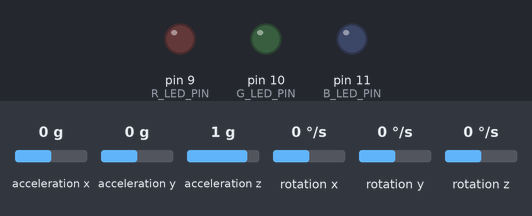
A sketch run on a simulated Arduino Uno, built with avr-gcc and run on an emulated ATmega328P. On the bench: output pins drawn as LEDs (lit = HIGH). The inputs (shaded band) are chosen by the test bench; at power-on: acceleration x 0 g, acceleration y 0 g, acceleration z 1 g, rotation x 0 °/s, rotation y 0 °/s, rotation z 0 °/s. What the sketch prints to the serial monitor is not drawn.

Above: at 1.2 s.
1.3 s: acceleration x set to 0.2 g
2.8 s: acceleration x set to 0.5 g
At 4.0 s:
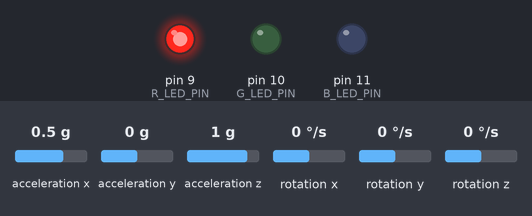
4.3 s: acceleration x set to 0.8 g
At 5.3 s:
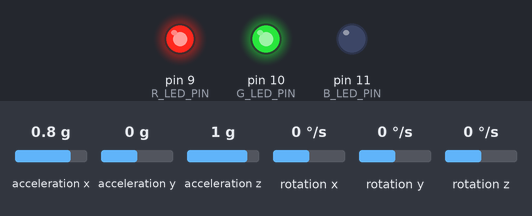
5.8 s: acceleration x set to 1.1 g
At 6.4 s:
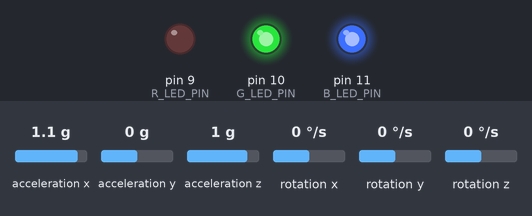
7.3 s: acceleration x set to 1.4 g
At 7.6 s:
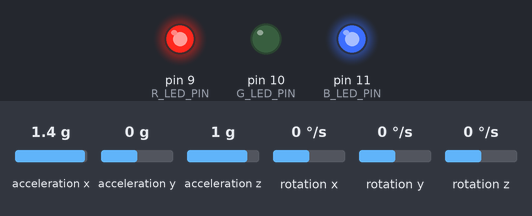
8.8 s: acceleration x set to -1.4 g
At 9.9 s:
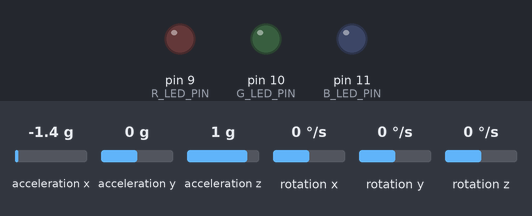
Timing chart, 0 to 11.8 s (numbered marks = the images above; inputs shaded):
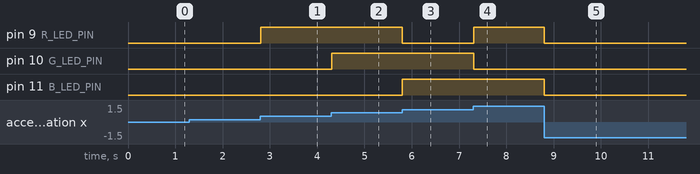

The sketch:

MPU6050_raw.ino
```cpp
// I2C device class (I2Cdev) demonstration Arduino sketch for MPU6050 class
// 10/7/2011 by Jeff Rowberg <jeff@rowberg.net>
// Updates should (hopefully) always be available at https://github.com/jrowberg/i2cdevlib
//
// Changelog:
//      2013-05-08 - added multiple output formats
//                 - added seamless Fastwire support
//      2011-10-07 - initial release

/* ============================================
I2Cdev device library code is placed under the MIT license
Copyright (c) 2011 Jeff Rowberg

Permission is hereby granted, free of charge, to any person obtaining a copy
of this software and associated documentation files (the "Software"), to deal
in the Software without restriction, including without limitation the rights
to use, copy, modify, merge, publish, distribute, sublicense, and/or sell
copies of the Software, and to permit persons to whom the Software is
furnished to do so, subject to the following conditions:

The above copyright notice and this permission notice shall be included in
all copies or substantial portions of the Software.

THE SOFTWARE IS PROVIDED "AS IS", WITHOUT WARRANTY OF ANY KIND, EXPRESS OR
IMPLIED, INCLUDING BUT NOT LIMITED TO THE WARRANTIES OF MERCHANTABILITY,
FITNESS FOR A PARTICULAR PURPOSE AND NONINFRINGEMENT. IN NO EVENT SHALL THE
AUTHORS OR COPYRIGHT HOLDERS BE LIABLE FOR ANY CLAIM, DAMAGES OR OTHER
LIABILITY, WHETHER IN AN ACTION OF CONTRACT, TORT OR OTHERWISE, ARISING FROM,
OUT OF OR IN CONNECTION WITH THE SOFTWARE OR THE USE OR OTHER DEALINGS IN
THE SOFTWARE.
===============================================
*/

// I2Cdev and MPU6050 must be installed as libraries, or else the .cpp/.h files
// for both classes must be in the include path of your project
#include "I2Cdev.h"
#include "MPU6050.h"

// Arduino Wire library is required if I2Cdev I2CDEV_ARDUINO_WIRE implementation
// is used in I2Cdev.h
#if I2CDEV_IMPLEMENTATION == I2CDEV_ARDUINO_WIRE
    #include "Wire.h"
#endif

// class default I2C address is 0x68
// specific I2C addresses may be passed as a parameter here
// AD0 low = 0x68 (default for InvenSense evaluation board)
// AD0 high = 0x69
MPU6050 accelgyro;
//MPU6050 accelgyro(0x69); // <-- use for AD0 high

int16_t ax, ay, az;
int16_t gx, gy, gz;


// uncomment "OUTPUT_READABLE_ACCELGYRO" if you want to see a tab-separated
// list of the accel X/Y/Z and then gyro X/Y/Z values in decimal. Easy to read,
// not so easy to parse, and slow(er) over UART.
#define OUTPUT_READABLE_ACCELGYRO

// uncomment "OUTPUT_BINARY_ACCELGYRO" to send all 6 axes of data as 16-bit
// binary, one right after the other. This is very fast (as fast as possible
// without compression or data loss), and easy to parse, but impossible to read
// for a human.
//#define OUTPUT_BINARY_ACCELGYRO


#define R_LED_PIN 9
#define G_LED_PIN 10
#define B_LED_PIN 11

void setup() {
    // join I2C bus (I2Cdev library doesn't do this automatically)
    #if I2CDEV_IMPLEMENTATION == I2CDEV_ARDUINO_WIRE
        Wire.begin();
    #elif I2CDEV_IMPLEMENTATION == I2CDEV_BUILTIN_FASTWIRE
        Fastwire::setup(400, true);
    #endif

    pinMode(R_LED_PIN, OUTPUT);
    pinMode(G_LED_PIN, OUTPUT);
    pinMode(B_LED_PIN, OUTPUT);

    // initialize serial communication
    // (38400 chosen because it works as well at 8MHz as it does at 16MHz, but
    // it's really up to you depending on your project)
    Serial.begin(115200);

    // initialize device
    Serial.println("Initializing I2C devices...");
    accelgyro.initialize();

    // verify connection
    Serial.println("Testing device connections...");
    Serial.println(accelgyro.testConnection() ? "MPU6050 connection successful" : "MPU6050 connection failed");

    // use the code below to change accel/gyro offset values
    /*
    Serial.println("Updating internal sensor offsets...");
    // -76	-2359	1688	0	0	0
    Serial.print(accelgyro.getXAccelOffset()); Serial.print("\t"); // -76
    Serial.print(accelgyro.getYAccelOffset()); Serial.print("\t"); // -2359
    Serial.print(accelgyro.getZAccelOffset()); Serial.print("\t"); // 1688
    Serial.print(accelgyro.getXGyroOffset()); Serial.print("\t"); // 0
    Serial.print(accelgyro.getYGyroOffset()); Serial.print("\t"); // 0
    Serial.print(accelgyro.getZGyroOffset()); Serial.print("\t"); // 0
    Serial.print("\n");
    accelgyro.setXGyroOffset(220);
    accelgyro.setYGyroOffset(76);
    accelgyro.setZGyroOffset(-85);
    Serial.print(accelgyro.getXAccelOffset()); Serial.print("\t"); // -76
    Serial.print(accelgyro.getYAccelOffset()); Serial.print("\t"); // -2359
    Serial.print(accelgyro.getZAccelOffset()); Serial.print("\t"); // 1688
    Serial.print(accelgyro.getXGyroOffset()); Serial.print("\t"); // 0
    Serial.print(accelgyro.getYGyroOffset()); Serial.print("\t"); // 0
    Serial.print(accelgyro.getZGyroOffset()); Serial.print("\t"); // 0
    Serial.print("\n");
    */

}

void loop() {
    // read raw accel/gyro measurements from device
    accelgyro.getMotion6(&ax, &ay, &az, &gx, &gy, &gz);

    // these methods (and a few others) are also available
    //accelgyro.getAcceleration(&ax, &ay, &az);
    //accelgyro.getRotation(&gx, &gy, &gz);

    #ifdef OUTPUT_READABLE_ACCELGYRO
        // display tab-separated accel/gyro x/y/z values
        Serial.print("a/g:\t");
        Serial.print(ax); Serial.print("\t");
        Serial.print(ay); Serial.print("\t");
        Serial.print(az); Serial.print("\t");
        Serial.print(gx); Serial.print("\t");
        Serial.print(gy); Serial.print("\t");
        Serial.println(gz);
    #endif

    #ifdef OUTPUT_BINARY_ACCELGYRO
       /*
        Serial.write((uint8_t)(ax >> 8)); Serial.write((uint8_t)(ax & 0xFF));
        Serial.write((uint8_t)(ay >> 8)); Serial.write((uint8_t)(ay & 0xFF));
        Serial.write((uint8_t)(az >> 8)); Serial.write((uint8_t)(az & 0xFF));
        Serial.write((uint8_t)(gx >> 8)); Serial.write((uint8_t)(gx & 0xFF));
        Serial.write((uint8_t)(gy >> 8)); Serial.write((uint8_t)(gy & 0xFF));
        Serial.write((uint8_t)(gz >> 8)); Serial.write((uint8_t)(gz & 0xFF));
        */
    #endif
    if ( ax > 5000 && ax < 10000) {
        digitalWrite(R_LED_PIN,HIGH);
        digitalWrite(G_LED_PIN,LOW);
        digitalWrite(B_LED_PIN,LOW);
    }
    else if (ax > 10000 && ax < 15000){
        digitalWrite(R_LED_PIN,HIGH);
        digitalWrite(G_LED_PIN,HIGH);
        digitalWrite(B_LED_PIN,LOW);
    }
    else if (ax > 15000 && ax < 20000)
    {
        digitalWrite(R_LED_PIN,LOW);
        digitalWrite(G_LED_PIN,HIGH);
        digitalWrite(B_LED_PIN,HIGH);
    }
    else if (ax > 20000 && ax < 22000 ) {
        digitalWrite(R_LED_PIN,LOW);
        digitalWrite(G_LED_PIN,LOW);
        digitalWrite(B_LED_PIN,HIGH);
    }
    else if ( ax > 22000 ) {
        digitalWrite(R_LED_PIN,HIGH);
        digitalWrite(G_LED_PIN,LOW);
        digitalWrite(B_LED_PIN,HIGH);
    }
    else {
      for (int i = 9; i < 12 ; i++){
        digitalWrite(i, LOW);
      }
    }


 }
```

Measured:
- the behaviour switches between 0.3 and 0.4 g on acceleration x (found by bisection; images 0 and 1)
- the behaviour switches between 0.6 and 0.7 g on acceleration x (found by bisection; images 1 and 2)
- the behaviour switches between 0.9 and 1 g on acceleration x (found by bisection; images 2 and 3)
- after the input at 2.8 s, pin 9 (R_LED_PIN): LOW → HIGH at once
- after the input at 4.3 s, pin 10 (G_LED_PIN): LOW → HIGH at once
- after the input at 5.8 s, pin 9 (R_LED_PIN): HIGH → LOW at once; pin 11 (B_LED_PIN): LOW → HIGH at once
- after the input at 7.3 s, pin 9 (R_LED_PIN): LOW → HIGH at once; pin 10 (G_LED_PIN): HIGH → LOW at once
- after the input at 8.8 s, pin 9 (R_LED_PIN), pin 11 (B_LED_PIN): HIGH → LOW at once
